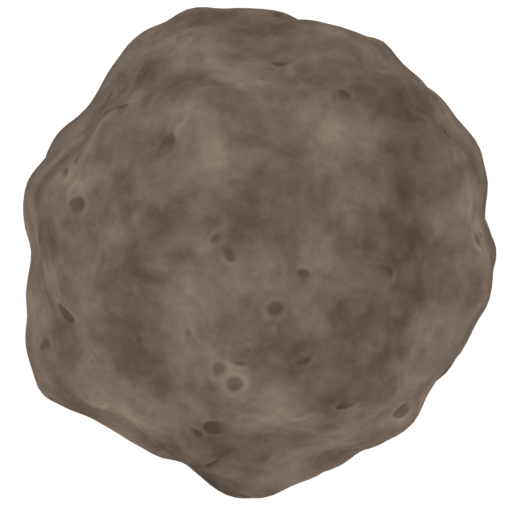
#> input picture assets/planets/asteroid.png, 512 x 512 px, found by its file name; its folder holds 4 pictures in this run
$ python preview.py out.png
#> lines starting #> are read from the running program, lines starting #| are printed output that depends on the picture
"""Contact sheet of planets lit the same way as the game shader (for art review)."""
import sys, os, numpy as np
from PIL import Image
ROOT = os.path.abspath(os.path.join(os.path.dirname(__file__), "..", ".."))
P = os.path.join(ROOT, "public", "assets", "planets")
L = np.array([-0.55, 0.62, 0.56]); L /= np.linalg.norm(L)
names = sys.argv[2:] or ["asteroid","moon","mercury","mars","venus","earth","neptune","uranus","saturn","jupiter","sun"]
S = 256
sheet = Image.new("RGBA", (S * len(names), S + 40), (14, 12, 34, 255))
for i, n in enumerate(names):
    a = np.asarray(Image.open(f"{P}/{n}.png").resize((S, S), Image.LANCZOS)).astype(np.float32) / 255
    nm = np.asarray(Image.open(f"{P}/{n}_n.png").convert("RGB").resize((S, S), Image.LANCZOS)).astype(np.float32) / 255
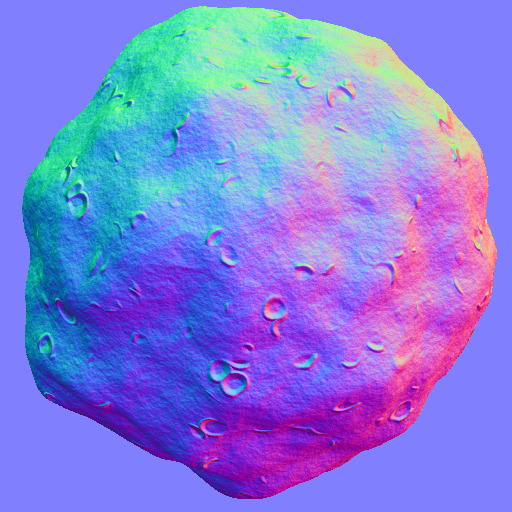
#> input picture assets/planets/asteroid_n.png, 512 x 512 px, found by its file name
    N = nm[..., :3] * 2 - 1
    N /= np.maximum(np.linalg.norm(N, axis=-1, keepdims=True), 1e-4)
    if n == "sun":
        col = a[..., :3] * 1.1
    else:
        d = np.clip(N @ L, 0, 1)
        wrap = np.clip((N @ L + 0.25) / 1.25, 0, 1)
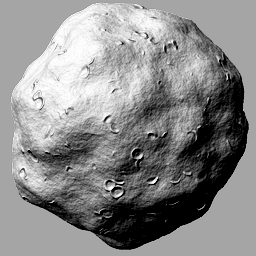
#> wrap: shape (256, 256) float64; min 0, max 1, mean 0.544
        lit = 0.16 + 0.95 * wrap ** 1.3
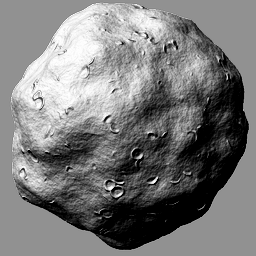
#> lit: shape (256, 256) float64; min 0.16, max 1.11, mean 0.616; drawn with min black and max white
        H = L + np.array([0, 0, 1.0]); H /= np.linalg.norm(H)
        sp = f"{P}/{n}_s.png"
        sm = np.asarray(Image.open(sp).convert("L").resize((S, S), Image.LANCZOS)).astype(np.float32)[..., None] / 255 if os.path.exists(sp) else 0
        spec = sm * np.clip(N @ H, 0, 1)[..., None] ** 40 * 0.8
#> spec: shape (256, 256, 1) float64; every value is 0
        rim = (1 - np.clip(N[..., 2], 0, 1)) ** 3 * 0.35
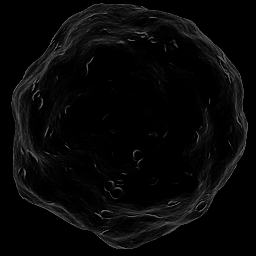
#> rim: shape (256, 256) float32; min 1.27e-15, max 0.35, mean 0.0301
        col = a[..., :3] * lit[..., None] + spec + rim[..., None] * np.array([0.6, 0.75, 1.0])
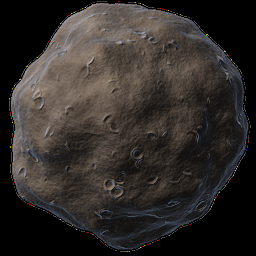
#> col: shape (256, 256, 3) float64; mean R, G, B 0.192, 0.174, 0.163
    out = np.concatenate([np.clip(col, 0, 1), a[..., 3:4]], -1)
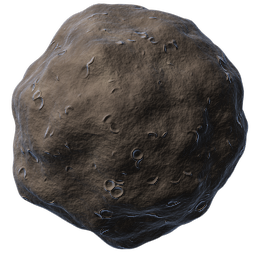
#> out: shape (256, 256, 4) float64; mean R, G, B, A 0.192, 0.174, 0.163, 0.672; transparent parts drawn white
    im = Image.fromarray((out * 255).astype(np.uint8), "RGBA")
    sheet.alpha_composite(im, (i * S, 20))
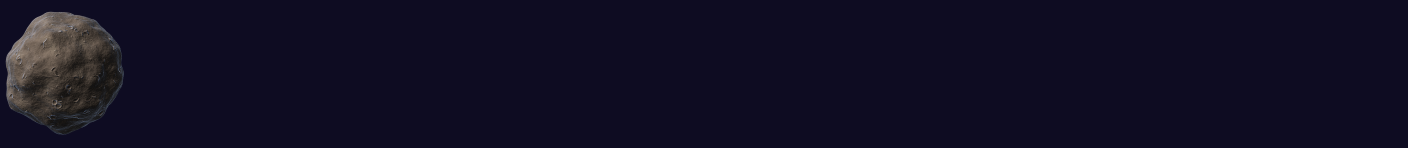
#> sheet: PIL image 2816x296 RGBA (shown at 1/2 size); mean R, G, B, A 17, 14.7, 35.4, 255
#> (the run stopped early here; a loop or call above may not have finished)
